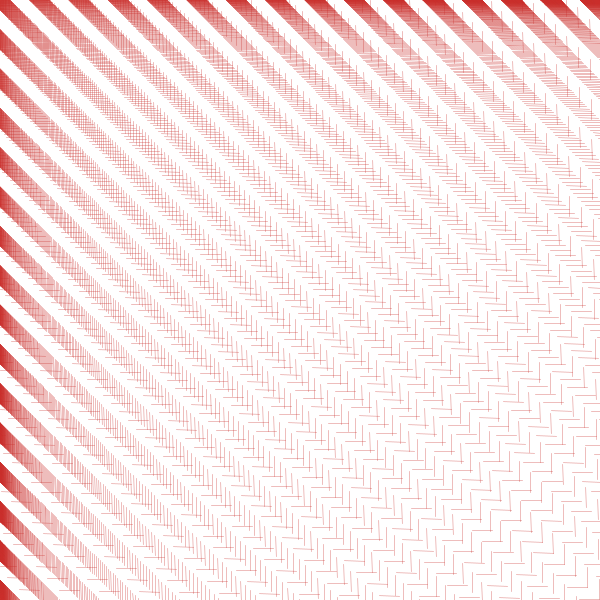
Frame 1 (no input)
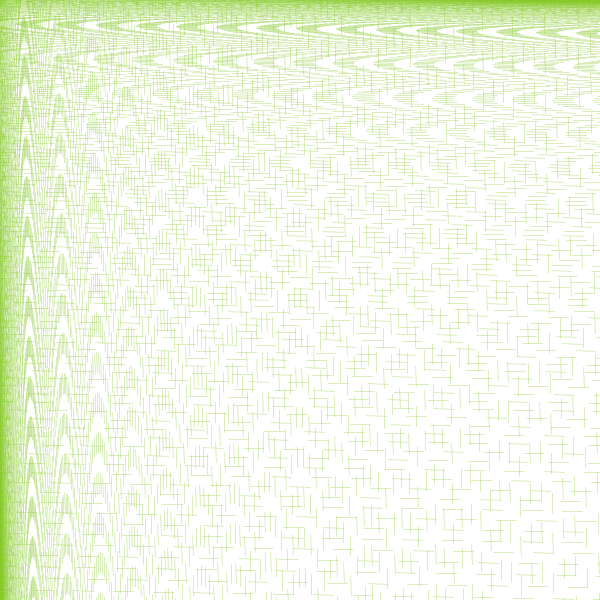
Frame 60 (the mouse pressed at the canvas centre just before this capture)
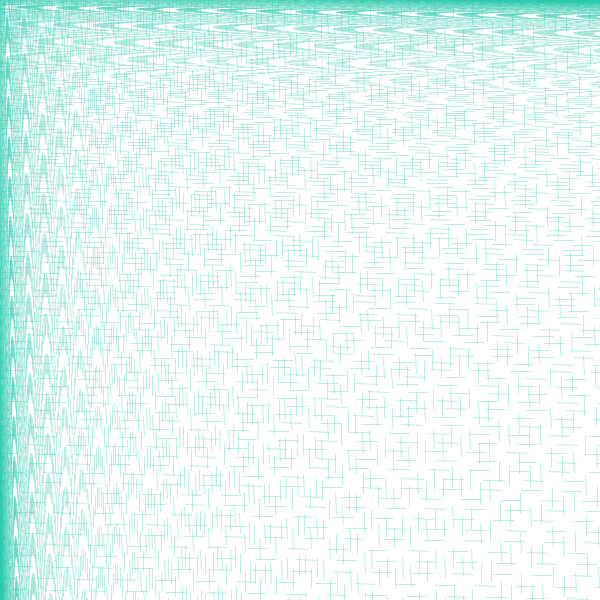
Frame 120 (the mouse held since frame 60 and released just before this capture)

The Processing sketch that drew these frames (run headless with seeded random() and noise(); from frame 60 on, the mouse is pressed at the canvas centre):

// Processing sketch: lineaPunteada
// ── lineaPunteada.pde
void setup() {
  size(600, 600);
  background(255);
  colorMode(HSB);
}

void draw() {
  background(255);
  stroke(frameCount%360,200,200,80);
  //background(255);
  /*
  lineaPunteada(50, 100, width-50, 100, 10, frameCount);
  lineaPunteada(50, 100, 50, height-100, 10, frameCount);
  lineaPunteada(width-50, 100, width-50, height-100, 10, frameCount);
  lineaPunteada(50, height-100, width-50, height-100, 10, frameCount);

  float ang = (frameCount%600)/600. * TWO_PI;
  lineaPunteada(mouseX, mouseY, mouseX+cos(ang)*50, mouseY+sin(ang)*50, 20, frameCount);
  lineaPunteada(mouseX, mouseY, mouseX+cos(ang*2)*60, mouseY+sin(ang*2)*60, 10, frameCount);
  lineaPunteada(mouseX, mouseY, mouseX+cos(ang*4)*90, mouseY+sin(ang*4)*90, 8, frameCount);
  */
  for(float  i = 0.5; i < width; i*= 1.02){
    lineaPunteada(0, -10+i, width, i, 20, frameCount*i);
    //lineaPunteada(0, height-i, width, height-i, 20, frameCount*i);
  }
  for(float  i = 0.5; i < height; i*= 1.02){
    lineaPunteada(-10+i, 0, i, height, 20, frameCount*i);
  }
}

void lineaPunteada(float x1, float y1, float x2, float y2, float sep, float des) {
  des = des%(sep*2)-sep;
  float dist = dist(x1, y1, x2, y2);
  float ang = atan2(y2-y1, x2-x1);
  int cant = int(dist/(sep*2))+ 1;
  float mov = des;
  for (float i = 0; i < cant; i++) {
    float lx1, ly1, lx2, ly2;
    lx1 = x1+cos(ang)*mov;
    ly1 = y1+sin(ang)*mov;
    lx2 = x1+cos(ang)*(mov+sep);
    ly2 = y1+sin(ang)*(mov+sep);
    if (i == 0 && mov < 0) {
      lx1 = x1;
      ly1 = y1;
    }
    if (mov >= dist-sep) { 
      if (mov >= dist) continue;
      lx2 = x2;
      ly2 = y2;
    }
    line(lx1, ly1, lx2, ly2);
    mov += sep*2;
  }
}
